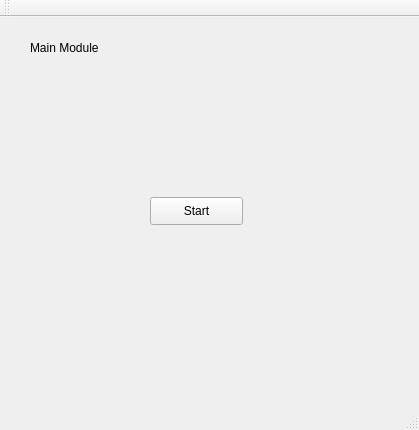
<?xml version="1.0" encoding="UTF-8"?>
<ui version="4.0">
 <class>MainWindow</class>
 <widget class="QMainWindow" name="MainWindow">
  <property name="geometry">
   <rect>
    <x>0</x>
    <y>0</y>
    <width>419</width>
    <height>430</height>
   </rect>
  </property>
  <property name="windowTitle">
   <string>MainWindow</string>
  </property>
  <widget class="QWidget" name="centralWidget">
   <widget class="QPushButton" name="pushButton">
    <property name="geometry">
     <rect>
      <x>150</x>
      <y>180</y>
      <width>93</width>
      <height>28</height>
     </rect>
    </property>
    <property name="text">
     <string>Start</string>
    </property>
   </widget>
   <widget class="QLabel" name="label">
    <property name="geometry">
     <rect>
      <x>30</x>
      <y>20</y>
      <width>81</width>
      <height>21</height>
     </rect>
    </property>
    <property name="text">
     <string>Main Module</string>
    </property>
   </widget>
  </widget>
  <widget class="QMenuBar" name="menuBar">
   <property name="geometry">
    <rect>
     <x>0</x>
     <y>0</y>
     <width>419</width>
     <height>26</height>
    </rect>
   </property>
  </widget>
  <widget class="QToolBar" name="mainToolBar">
   <attribute name="toolBarArea">
    <enum>TopToolBarArea</enum>
   </attribute>
   <attribute name="toolBarBreak">
    <bool>false</bool>
   </attribute>
  </widget>
  <widget class="QStatusBar" name="statusBar"/>
 </widget>
 <layoutdefault spacing="6" margin="11"/>
 <resources/>
 <connections/>
</ui>
